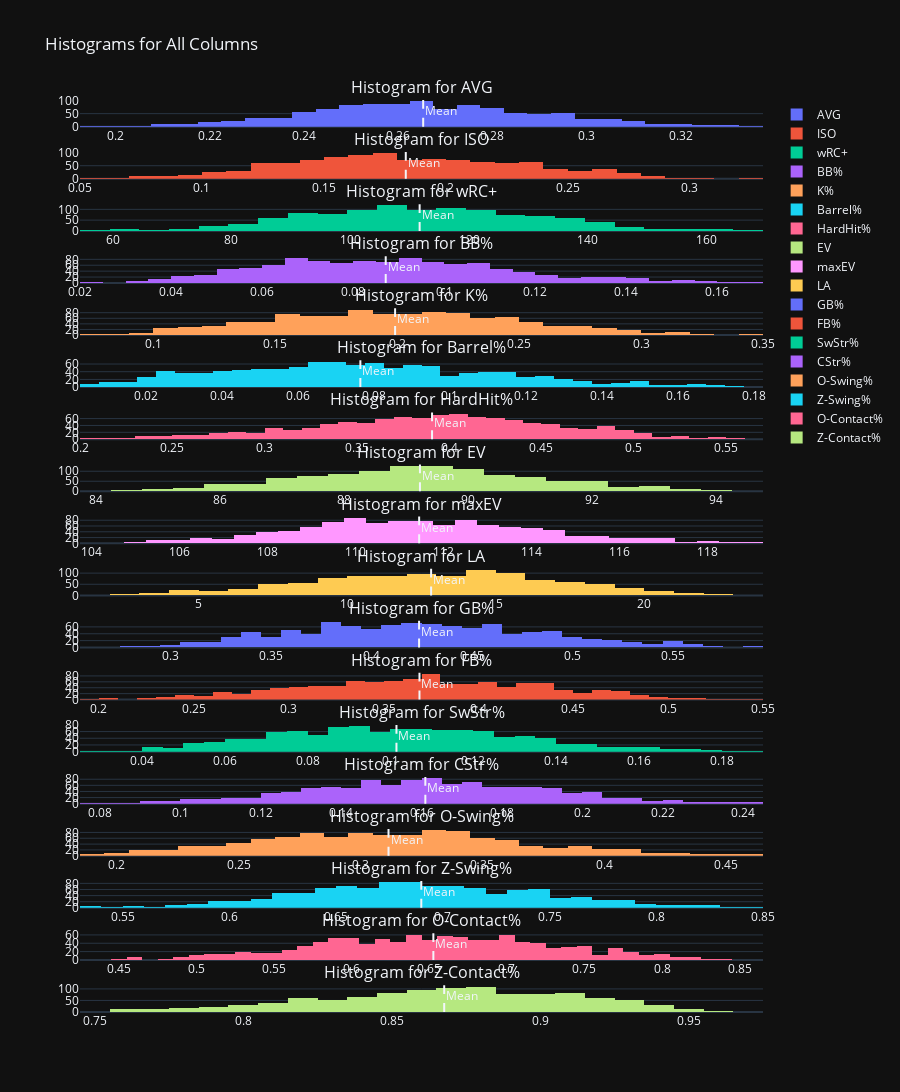

Notebook source saved alongside this figure:
### Code cell
plot_histograms(numeric_data_no_outliers)

### Figure 1 — Plotly figure (JSON) as saved in the notebook; plotly's stock layout.template omitted (floating-point values rounded to 4 significant figures; data arrays with more than 128 entries replaced by an {"elided": "..."} marker saying what was removed)
{"data": [{"name": "AVG", "type": "histogram", "x": {"elided": "1112 float values"}, "xaxis": "x", "yaxis": "y"}, {"name": "ISO", "type": "histogram", "x": {"elided": "1112 float values"}, "xaxis": "x2", "yaxis": "y2"}, {"name": "wRC+", "type": "histogram", "x": {"elided": "1112 int values"}, "xaxis": "x3", "yaxis": "y3"}, {"name": "BB%", "type": "histogram", "x": {"elided": "1112 float values"}, "xaxis": "x4", "yaxis": "y4"}, {"name": "K%", "type": "histogram", "x": {"elided": "1112 float values"}, "xaxis": "x5", "yaxis": "y5"}, {"name": "Barrel%", "type": "histogram", "x": {"elided": "1112 float values"}, "xaxis": "x6", "yaxis": "y6"}, {"name": "HardHit%", "type": "histogram", "x": {"elided": "1112 float values"}, "xaxis": "x7", "yaxis": "y7"}, {"name": "EV", "type": "histogram", "x": {"elided": "1112 float values"}, "xaxis": "x8", "yaxis": "y8"}, {"name": "maxEV", "type": "histogram", "x": {"elided": "1112 float values"}, "xaxis": "x9", "yaxis": "y9"}, {"name": "LA", "type": "histogram", "x": {"elided": "1112 float values"}, "xaxis": "x10", "yaxis": "y10"}, {"name": "GB%", "type": "histogram", "x": {"elided": "1112 float values"}, "xaxis": "x11", "yaxis": "y11"}, {"name": "FB%", "type": "histogram", "x": {"elided": "1112 float values"}, "xaxis": "x12", "yaxis": "y12"}, {"name": "SwStr%", "type": "histogram", "x": {"elided": "1112 float values"}, "xaxis": "x13", "yaxis": "y13"}, {"name": "CStr%", "type": "histogram", "x": {"elided": "1112 float values"}, "xaxis": "x14", "yaxis": "y14"}, {"name": "O-Swing%", "type": "histogram", "x": {"elided": "1112 float values"}, "xaxis": "x15", "yaxis": "y15"}, {"name": "Z-Swing%", "type": "histogram", "x": {"elided": "1112 float values"}, "xaxis": "x16", "yaxis": "y16"}, {"name": "O-Contact%", "type": "histogram", "x": {"elided": "1112 float values"}, "xaxis": "x17", "yaxis": "y17"}, {"name": "Z-Contact%", "type": "histogram", "x": {"elided": "1112 float values"}, "xaxis": "x18", "yaxis": "y18"}], "layout": {"annotations": [{"font": {"size": 16}, "showarrow": false, "text": "Histogram for AVG", "x": 0.5, "xanchor": "center", "xref": "paper", "y": 1.0, "yanchor": "bottom", "yref": "paper"}, {"font": {"size": 16}, "showarrow": false, "text": "Histogram for ISO", "x": 0.5, "xanchor": "center", "xref": "paper", "y": 0.9429, "yanchor": "bottom", "yref": "paper"}, {"font": {"size": 16}, "showarrow": false, "text": "Histogram for wRC+", "x": 0.5, "xanchor": "center", "xref": "paper", "y": 0.8858, "yanchor": "bottom", "yref": "paper"}, {"font": {"size": 16}, "showarrow": false, "text": "Histogram for BB%", "x": 0.5, "xanchor": "center", "xref": "paper", "y": 0.8287, "yanchor": "bottom", "yref": "paper"}, {"font": {"size": 16}, "showarrow": false, "text": "Histogram for K%", "x": 0.5, "xanchor": "center", "xref": "paper", "y": 0.7716, "yanchor": "bottom", "yref": "paper"}, {"font": {"size": 16}, "showarrow": false, "text": "Histogram for Barrel%", "x": 0.5, "xanchor": "center", "xref": "paper", "y": 0.7145, "yanchor": "bottom", "yref": "paper"}, {"font": {"size": 16}, "showarrow": false, "text": "Histogram for HardHit%", "x": 0.5, "xanchor": "center", "xref": "paper", "y": 0.6574, "yanchor": "bottom", "yref": "paper"}, {"font": {"size": 16}, "showarrow": false, "text": "Histogram for EV", "x": 0.5, "xanchor": "center", "xref": "paper", "y": 0.6003, "yanchor": "bottom", "yref": "paper"}, {"font": {"size": 16}, "showarrow": false, "text": "Histogram for maxEV", "x": 0.5, "xanchor": "center", "xref": "paper", "y": 0.5432, "yanchor": "bottom", "yref": "paper"}, {"font": {"size": 16}, "showarrow": false, "text": "Histogram for LA", "x": 0.5, "xanchor": "center", "xref": "paper", "y": 0.4861, "yanchor": "bottom", "yref": "paper"}, {"font": {"size": 16}, "showarrow": false, "text": "Histogram for GB%", "x": 0.5, "xanchor": "center", "xref": "paper", "y": 0.429, "yanchor": "bottom", "yref": "paper"}, {"font": {"size": 16}, "showarrow": false, "text": "Histogram for FB%", "x": 0.5, "xanchor": "center", "xref": "paper", "y": 0.3719, "yanchor": "bottom", "yref": "paper"}, {"font": {"size": 16}, "showarrow": false, "text": "Histogram for SwStr%", "x": 0.5, "xanchor": "center", "xref": "paper", "y": 0.3148, "yanchor": "bottom", "yref": "paper"}, {"font": {"size": 16}, "showarrow": false, "text": "Histogram for CStr%", "x": 0.5, "xanchor": "center", "xref": "paper", "y": 0.2577, "yanchor": "bottom", "yref": "paper"}, {"font": {"size": 16}, "showarrow": false, "text": "Histogram for O-Swing%", "x": 0.5, "xanchor": "center", "xref": "paper", "y": 0.2006, "yanchor": "bottom", "yref": "paper"}, {"font": {"size": 16}, "showarrow": false, "text": "Histogram for Z-Swing%", "x": 0.5, "xanchor": "center", "xref": "paper", "y": 0.1435, "yanchor": "bottom", "yref": "paper"}, {"font": {"size": 16}, "showarrow": false, "text": "Histogram for O-Contact%", "x": 0.5, "xanchor": "center", "xref": "paper", "y": 0.08642, "yanchor": "bottom", "yref": "paper"}, {"font": {"size": 16}, "showarrow": false, "text": "Histogram for Z-Contact%", "x": 0.5, "xanchor": "center", "xref": "paper", "y": 0.02932, "yanchor": "bottom", "yref": "paper"}, {"showarrow": false, "text": "Mean", "x": 0.2654, "xanchor": "left", "xref": "x", "y": 1, "yanchor": "top", "yref": "y domain"}, {"showarrow": false, "text": "Mean", "x": 0.1836, "xanchor": "left", "xref": "x2", "y": 1, "yanchor": "top", "yref": "y2 domain"}, {"showarrow": false, "text": "Mean", "x": 111.7, "xanchor": "left", "xref": "x3", "y": 1, "yanchor": "top", "yref": "y3 domain"}, {"showarrow": false, "text": "Mean", "x": 0.08714, "xanchor": "left", "xref": "x4", "y": 1, "yanchor": "top", "yref": "y4 domain"}, {"showarrow": false, "text": "Mean", "x": 0.1992, "xanchor": "left", "xref": "x5", "y": 1, "yanchor": "top", "yref": "y5 domain"}, {"showarrow": false, "text": "Mean", "x": 0.07639, "xanchor": "left", "xref": "x6", "y": 1, "yanchor": "top", "yref": "y6 domain"}, {"showarrow": false, "text": "Mean", "x": 0.3907, "xanchor": "left", "xref": "x7", "y": 1, "yanchor": "top", "yref": "y7 domain"}, {"showarrow": false, "text": "Mean", "x": 89.23, "xanchor": "left", "xref": "x8", "y": 1, "yanchor": "top", "yref": "y8 domain"}, {"showarrow": false, "text": "Mean", "x": 111.4, "xanchor": "left", "xref": "x9", "y": 1, "yanchor": "top", "yref": "y9 domain"}, {"showarrow": false, "text": "Mean", "x": 12.82, "xanchor": "left", "xref": "x10", "y": 1, "yanchor": "top", "yref": "y10 domain"}, {"showarrow": false, "text": "Mean", "x": 0.4238, "xanchor": "left", "xref": "x11", "y": 1, "yanchor": "top", "yref": "y11 domain"}, {"showarrow": false, "text": "Mean", "x": 0.3689, "xanchor": "left", "xref": "x12", "y": 1, "yanchor": "top", "yref": "y12 domain"}, {"showarrow": false, "text": "Mean", "x": 0.1015, "xanchor": "left", "xref": "x13", "y": 1, "yanchor": "top", "yref": "y13 domain"}, {"showarrow": false, "text": "Mean", "x": 0.161, "xanchor": "left", "xref": "x14", "y": 1, "yanchor": "top", "yref": "y14 domain"}, {"showarrow": false, "text": "Mean", "x": 0.3115, "xanchor": "left", "xref": "x15", "y": 1, "yanchor": "top", "yref": "y15 domain"}, {"showarrow": false, "text": "Mean", "x": 0.6899, "xanchor": "left", "xref": "x16", "y": 1, "yanchor": "top", "yref": "y16 domain"}, {"showarrow": false, "text": "Mean", "x": 0.6526, "xanchor": "left", "xref": "x17", "y": 1, "yanchor": "top", "yref": "y17 domain"}, {"showarrow": false, "text": "Mean", "x": 0.8676, "xanchor": "left", "xref": "x18", "y": 1, "yanchor": "top", "yref": "y18 domain"}], "height": 7200, "shapes": [{"line": {"dash": "dash"}, "type": "line", "x0": 0.2654, "x1": 0.2654, "xref": "x", "y0": 0, "y1": 1, "yref": "y domain"}, {"line": {"dash": "dash"}, "type": "line", "x0": 0.1836, "x1": 0.1836, "xref": "x2", "y0": 0, "y1": 1, "yref": "y2 domain"}, {"line": {"dash": "dash"}, "type": "line", "x0": 111.7, "x1": 111.7, "xref": "x3", "y0": 0, "y1": 1, "yref": "y3 domain"}, {"line": {"dash": "dash"}, "type": "line", "x0": 0.08714, "x1": 0.08714, "xref": "x4", "y0": 0, "y1": 1, "yref": "y4 domain"}, {"line": {"dash": "dash"}, "type": "line", "x0": 0.1992, "x1": 0.1992, "xref": "x5", "y0": 0, "y1": 1, "yref": "y5 domain"}, {"line": {"dash": "dash"}, "type": "line", "x0": 0.07639, "x1": 0.07639, "xref": "x6", "y0": 0, "y1": 1, "yref": "y6 domain"}, {"line": {"dash": "dash"}, "type": "line", "x0": 0.3907, "x1": 0.3907, "xref": "x7", "y0": 0, "y1": 1, "yref": "y7 domain"}, {"line": {"dash": "dash"}, "type": "line", "x0": 89.23, "x1": 89.23, "xref": "x8", "y0": 0, "y1": 1, "yref": "y8 domain"}, {"line": {"dash": "dash"}, "type": "line", "x0": 111.4, "x1": 111.4, "xref": "x9", "y0": 0, "y1": 1, "yref": "y9 domain"}, {"line": {"dash": "dash"}, "type": "line", "x0": 12.82, "x1": 12.82, "xref": "x10", "y0": 0, "y1": 1, "yref": "y10 domain"}, {"line": {"dash": "dash"}, "type": "line", "x0": 0.4238, "x1": 0.4238, "xref": "x11", "y0": 0, "y1": 1, "yref": "y11 domain"}, {"line": {"dash": "dash"}, "type": "line", "x0": 0.3689, "x1": 0.3689, "xref": "x12", "y0": 0, "y1": 1, "yref": "y12 domain"}, {"line": {"dash": "dash"}, "type": "line", "x0": 0.1015, "x1": 0.1015, "xref": "x13", "y0": 0, "y1": 1, "yref": "y13 domain"}, {"line": {"dash": "dash"}, "type": "line", "x0": 0.161, "x1": 0.161, "xref": "x14", "y0": 0, "y1": 1, "yref": "y14 domain"}, {"line": {"dash": "dash"}, "type": "line", "x0": 0.3115, "x1": 0.3115, "xref": "x15", "y0": 0, "y1": 1, "yref": "y15 domain"}, {"line": {"dash": "dash"}, "type": "line", "x0": 0.6899, "x1": 0.6899, "xref": "x16", "y0": 0, "y1": 1, "yref": "y16 domain"}, {"line": {"dash": "dash"}, "type": "line", "x0": 0.6526, "x1": 0.6526, "xref": "x17", "y0": 0, "y1": 1, "yref": "y17 domain"}, {"line": {"dash": "dash"}, "type": "line", "x0": 0.8676, "x1": 0.8676, "xref": "x18", "y0": 0, "y1": 1, "yref": "y18 domain"}], "title": {"text": "Histograms for All Columns"}, "xaxis": {"anchor": "y", "domain": [0, 1]}, "xaxis10": {"anchor": "y10", "domain": [0, 1]}, "xaxis11": {"anchor": "y11", "domain": [0, 1]}, "xaxis12": {"anchor": "y12", "domain": [0, 1]}, "xaxis13": {"anchor": "y13", "domain": [0, 1]}, "xaxis14": {"anchor": "y14", "domain": [0, 1]}, "xaxis15": {"anchor": "y15", "domain": [0, 1]}, "xaxis16": {"anchor": "y16", "domain": [0, 1]}, "xaxis17": {"anchor": "y17", "domain": [0, 1]}, "xaxis18": {"anchor": "y18", "domain": [0, 1]}, "xaxis2": {"anchor": "y2", "domain": [0, 1]}, "xaxis3": {"anchor": "y3", "domain": [0, 1]}, "xaxis4": {"anchor": "y4", "domain": [0, 1]}, "xaxis5": {"anchor": "y5", "domain": [0, 1]}, "xaxis6": {"anchor": "y6", "domain": [0, 1]}, "xaxis7": {"anchor": "y7", "domain": [0, 1]}, "xaxis8": {"anchor": "y8", "domain": [0, 1]}, "xaxis9": {"anchor": "y9", "domain": [0, 1]}, "yaxis": {"anchor": "x", "domain": [0.9707, 1]}, "yaxis10": {"anchor": "x10", "domain": [0.4568, 0.4861]}, "yaxis11": {"anchor": "x11", "domain": [0.3997, 0.429]}, "yaxis12": {"anchor": "x12", "domain": [0.3426, 0.3719]}, "yaxis13": {"anchor": "x13", "domain": [0.2855, 0.3148]}, "yaxis14": {"anchor": "x14", "domain": [0.2284, 0.2577]}, "yaxis15": {"anchor": "x15", "domain": [0.1713, 0.2006]}, "yaxis16": {"anchor": "x16", "domain": [0.1142, 0.1435]}, "yaxis17": {"anchor": "x17", "domain": [0.0571, 0.08642]}, "yaxis18": {"anchor": "x18", "domain": [0, 0.02932]}, "yaxis2": {"anchor": "x2", "domain": [0.9136, 0.9429]}, "yaxis3": {"anchor": "x3", "domain": [0.8565, 0.8858]}, "yaxis4": {"anchor": "x4", "domain": [0.7994, 0.8287]}, "yaxis5": {"anchor": "x5", "domain": [0.7423, 0.7716]}, "yaxis6": {"anchor": "x6", "domain": [0.6852, 0.7145]}, "yaxis7": {"anchor": "x7", "domain": [0.6281, 0.6574]}, "yaxis8": {"anchor": "x8", "domain": [0.571, 0.6003]}, "yaxis9": {"anchor": "x9", "domain": [0.5139, 0.5432]}}}
